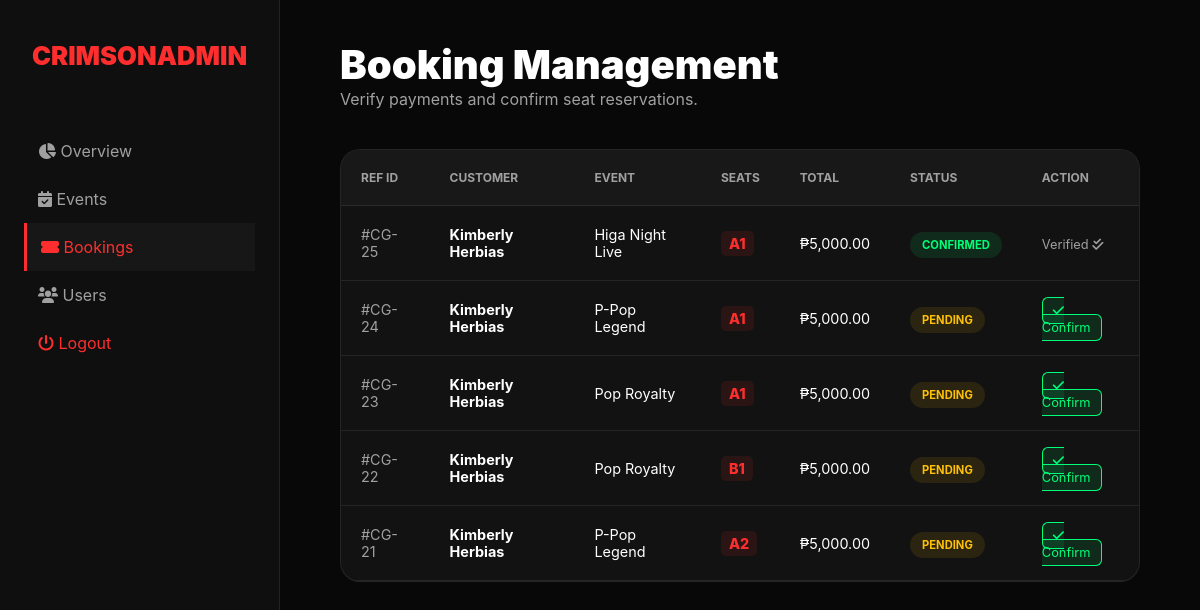
Screenshot of /bookings.php (signed in) with the database file from the repository.
### tables this page shows
CREATE TABLE `bookings` (
  `id` int(11) NOT NULL,
  `user_id` int(11) NOT NULL,
  `event_id` int(11) NOT NULL,
  `seat_number` varchar(10) NOT NULL,
  `price` decimal(10,2) NOT NULL,
  `status` varchar(50) DEFAULT 'pending',
  `payment_method` varchar(20) DEFAULT NULL,
  `transaction_id` varchar(100) DEFAULT NULL,
  `created_at` timestamp NOT NULL DEFAULT current_timestamp()
);

CREATE TABLE `events` (
  `id` int(11) NOT NULL,
  `title` varchar(150) NOT NULL,
  `artist` varchar(120) NOT NULL,
  `venue` varchar(150) NOT NULL,
  `event_date` date NOT NULL,
  `event_time` time NOT NULL,
  `price` decimal(10,2) NOT NULL,
  `poster` varchar(255) DEFAULT NULL,
  `status` enum('active','soldout','cancelled') DEFAULT 'active',
  `created_at` timestamp NOT NULL DEFAULT current_timestamp()
);

### bookings.php (the view, shortened to what this page needs)
<?php
include 'db.php';
$sql = "SELECT
            b.id AS ref_id,
            CONCAT(u.name, ' ', u.lname) AS customer_name,
            e.title AS event_name,
            b.seat_number,
            b.price,
            b.payment_method,
            b.status
        FROM bookings b
        LEFT JOIN user u ON b.user_id = u.id
        LEFT JOIN events e ON b.event_id = e.id
        ORDER BY b.id DESC";
$result = mysqli_query($conn, $sql);
?>
<!DOCTYPE html>
<html lang="en">
<head>
    <link rel="stylesheet" href="https://cdnjs.cloudflare.com/ajax/libs/font-awesome/6.0.0/css/all.min.css">
</head>
<body>
    <aside class="sidebar">
        <div class="logo" style="color:var(--crimson); font-weight:900; font-size:1.6rem; margin-bottom:3.5rem; text-align:center;">CRIMSON<span>ADMIN</span></div>
        <ul class="nav-links" style="list-style:none;">
            <li><a href="admindash.php" style="text-decoration:none; color:var(--text-dim); padding:14px; display:block;"><i class="fas fa-chart-pie"></i> Overview</a></li>
            <li><a href="event.php" style="text-decoration:none; color:var(--text-dim); padding:14px; display:block;"><i class="fas fa-calendar-check"></i> Events</a></li>
            <li><a href="bookings.php" style="text-decoration:none; color:var(--crimson); background:rgba(255,255,255,0.03); padding:14px; display:block; border-left:3px solid var(--crimson);"><i class="fas fa-ticket-alt"></i> Bookings</a></li>
            <li><a href="user.php" style="text-decoration:none; color:var(--text-dim); padding:14px; display:block;"><i class="fas fa-users"></i> Users</a></li>
            <li style="margin-top: auto; padding-bottom: 20px;">
                <a href="index.php" style="color: var(--crimson); text-decoration:none; padding:14px; display:block;"><i class="fas fa-power-off"></i> Logout</a>
            </li>
        </ul>
    </aside>
    <div class="main">
        <div class="header" style="margin-bottom:40px;">
            <h1 style="font-size: 2.5rem; font-weight: 900; margin:0;">Booking Management</h1>
            <p style="color: var(--text-dim);">Verify payments and confirm seat reservations.</p>
        </div>
        <div class="table-container">
            <table>
                <thead>
                    <tr>
                        <th>Ref ID</th>
                        <th>Customer</th>
                        <th>Event</th>
                        <th>Seats</th>
                        <th>Total</th>
                        <th>Status</th>
                        <th>Action</th>
                    </tr>
                </thead>
                <tbody>
                    <?php
                    if (mysqli_num_rows($result) > 0) {
                        while ($row = mysqli_fetch_assoc($result)) {
                            $status = strtolower($row['status']);
                            $statusClass = ($status == 'pending') ? 'status-pending' : 'status-confirmed';
                            ?>
                            <tr>
                                <td style="color: var(--text-dim);">#CG-<?php echo $row['ref_id']; ?></td>
                                <td><strong><?php echo htmlspecialchars($row['customer_name']); ?></strong></td>
                                <td><?php echo htmlspecialchars($row['event_name']); ?></td>
                                <td><span class="seat-tag"><?php echo htmlspecialchars($row['seat_number']); ?></span></td>
                                <td>₱<?php echo number_format($row['price'], 2); ?></td>
                                <td><span class="status-pill <?php echo $statusClass; ?>"><?php echo strtoupper($status); ?></span></td>
                                <td>
                                    <?php if ($status == 'pending'): ?>
                                        <a href="confirm_booking.php?id=<?php echo $row['ref_id']; ?>"
                                           class="btn-confirm"
                                           onclick="return confirm('Confirm payment for this booking?')">
                                           <i class="fas fa-check"></i> Confirm
                                        </a>
                                    <?php else: ?>
                                        <span style="color: var(--text-dim); font-size: 0.8rem;">Verified <i class="fas fa-check-double"></i></span>
                                    <?php endif; ?>
                                </td>
                            </tr>
                            <?php
                        }
                    } else {
                        echo "<tr><td colspan='7' style='text-align:center; padding:30px; color:var(--text-dim);'>No data found.</td></tr>";
                    }
                    ?>
                </tbody>
            </table>
        </div>
    </div>
</body>
</html>

### bookings.php (style rules this page uses)
:root { --bg: #080808; --sidebar-bg: #0f0f0f; --card: #121212; --crimson: #ff2e2e; --border: rgba(255, 255, 255, 0.08); --text-dim: #a0a0a0; --success: #00ff78; }
* { box-sizing: border-box; margin: 0; padding: 0; font-family: 'Inter', sans-serif; }
body { background-color: var(--bg); color: white; display: flex; min-height: 100vh; }
.sidebar { width: 280px; background: var(--sidebar-bg); border-right: 1px solid var(--border); padding: 2.5rem 1.5rem; position: fixed; height: 100vh; display: flex; flex-direction: column; }
.main { margin-left: 280px; padding: 40px 60px; width: calc(100% - 280px); }
.table-container { background: var(--card); border: 1px solid var(--border); border-radius: 20px; overflow: hidden; }
table { width: 100%; border-collapse: collapse; text-align: left; }
th { padding: 20px; font-size: 0.75rem; color: var(--text-dim); text-transform: uppercase; background: #181818; border-bottom: 1px solid var(--border); }
td { padding: 20px; border-bottom: 1px solid var(--border); font-size: 0.9rem; }
.seat-tag { color: var(--crimson); font-weight: 800; background: rgba(255, 46, 46, 0.1); padding: 4px 8px; border-radius: 5px; }
.status-pill { padding: 6px 12px; border-radius: 50px; font-size: 0.7rem; font-weight: 700; }
.status-pending { background: rgba(255, 193, 7, 0.1); color: #ffc107; }
.status-confirmed { background: rgba(0, 255, 120, 0.1); color: var(--success); }
.btn-confirm { background: rgba(0, 255, 120, 0.1); color: var(--success); border: 1px solid var(--success); padding: 5px 10px; border-radius: 6px; text-decoration: none; font-size: 0.8rem; transition: 0.3s; }

### rows the page displays
bookings: id "25", customer_name "Kimberly Herbias", event.title "Higa Night Live", seat_number "A1", price "5,000.00", status "CONFIRMED", shows "Verified"
bookings: id "24", customer_name "Kimberly Herbias", event.title "P-Pop Legend", seat_number "A1", price "5,000.00", status "PENDING"
bookings: id "23", customer_name "Kimberly Herbias", event.title "Pop Royalty", seat_number "A1", price "5,000.00", status "PENDING"
bookings: id "22", customer_name "Kimberly Herbias", event.title "Pop Royalty", seat_number "B1", price "5,000.00", status "PENDING"
bookings: id "21", customer_name "Kimberly Herbias", event.title "P-Pop Legend", seat_number "A2", price "5,000.00", status "PENDING"
